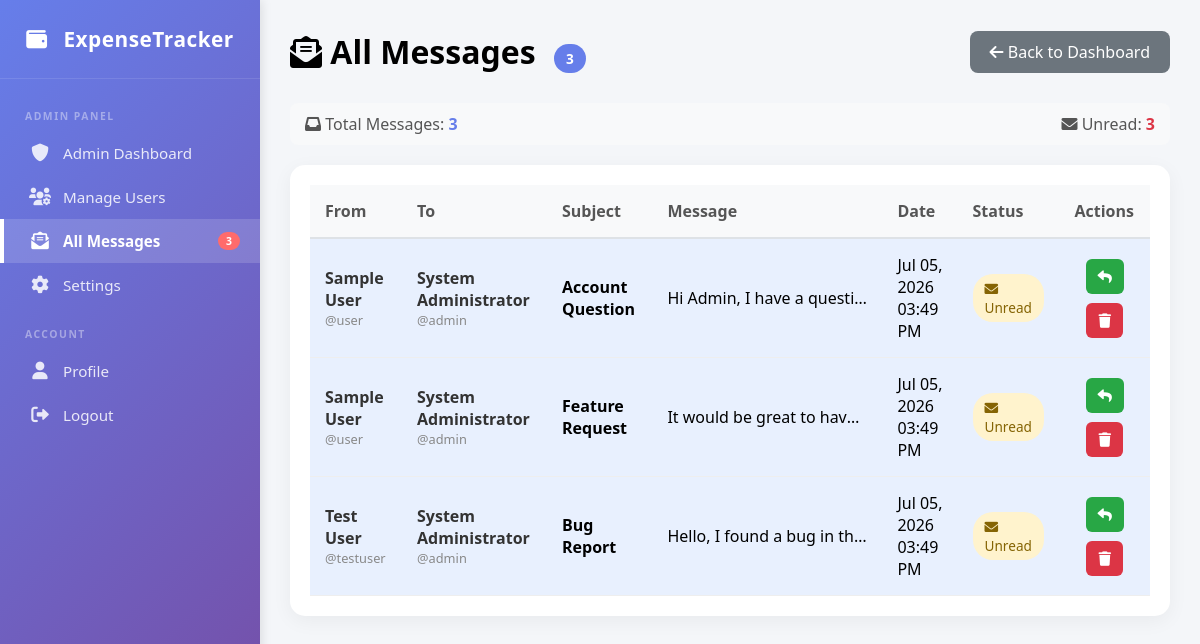
The app's page /admin_messages.php (signed in) with its own data.
### tables this page shows
CREATE TABLE messages (
    id INT PRIMARY KEY AUTO_INCREMENT,
    sender_id INT NOT NULL,
    receiver_id INT NOT NULL,
    subject VARCHAR(255) NOT NULL,
    message TEXT NOT NULL,
    is_read TINYINT DEFAULT 0,
    created_at TIMESTAMP DEFAULT CURRENT_TIMESTAMP,
    FOREIGN KEY (sender_id) REFERENCES users(id) ON DELETE CASCADE,
    FOREIGN KEY (receiver_id) REFERENCES users(id) ON DELETE CASCADE
);

CREATE TABLE users (
    id INT PRIMARY KEY AUTO_INCREMENT,
    username VARCHAR(50) UNIQUE NOT NULL,
    email VARCHAR(100) UNIQUE NOT NULL,
    password VARCHAR(255) NOT NULL,
    full_name VARCHAR(100),
    currency VARCHAR(10) DEFAULT '$',
    role VARCHAR(20) DEFAULT 'user',
    status TINYINT DEFAULT 1,
    avatar VARCHAR(255) DEFAULT NULL,
    last_login DATETIME DEFAULT NULL,
    created_at TIMESTAMP DEFAULT CURRENT_TIMESTAMP
);

### admin_messages.php (the view, shortened to what this page needs)
<?php
require_once 'config.php';
$check_query = "SELECT COUNT(*) as total FROM messages";
$check_result = mysqli_query($conn, $check_query);
$check_row = mysqli_fetch_assoc($check_result);
$total_messages = $check_row['total'];
$unread_query = "SELECT COUNT(*) as count FROM messages WHERE is_read = 0";
$unread_result = mysqli_query($conn, $unread_query);
$unread_row = mysqli_fetch_assoc($unread_result);
$unread_count = $unread_row['count'];
include 'header.php';
include 'sidebar.php';
?>
<div class="admin-header">
    <h1>
        <i class="fas fa-envelope-open-text"></i> All Messages
        <span class="message-count"><?php echo $total_messages; ?></span>
    </h1>
    <a href="admin_dashboard.php" class="btn-back">
        <i class="fas fa-arrow-left"></i> Back to Dashboard
    </a>
</div>
<div class="total-messages">
    <span><i class="fas fa-inbox"></i> Total Messages: <strong><?php echo $total_messages; ?></strong></span>
    <?php if ($total_messages > 0): ?>
        <span>
            <i class="fas fa-envelope"></i> Unread: <strong style="color: #dc3545;"><?php echo $unread_count; ?></strong>
        </span>
    <?php endif; ?>
</div>
<div class="message-table">
    <?php if ($total_messages > 0): ?>
    <table>
        <thead>
            <tr>
                <th class="text-left">From</th>
                <th class="text-left">To</th>
                <th class="text-left">Subject</th>
                <th class="text-left">Message</th>
                <th class="text-left">Date</th>
                <th class="text-left">Status</th>
                <th class="text-center">Actions</th>
            </tr>
        </thead>
        <tbody>
            <?php
            $messages = [];
            if (empty($messages)) {
                $query2 = "SELECT id, sender_id, receiver_id, subject, message, is_read, created_at FROM messages ORDER BY created_at DESC";
                $result2 = mysqli_query($conn, $query2);
                while($row = mysqli_fetch_assoc($result2)) {
                    $messages[] = $row;
                }
            }
            foreach($messages as $msg):
                $sender_name = 'Unknown';
                $sender_username = 'unknown';
                $sender_query = "SELECT username, full_name FROM users WHERE id = " . $msg['sender_id'];
                $sender_result = mysqli_query($conn, $sender_query);
                if($sender_row = mysqli_fetch_assoc($sender_result)) {
                    $sender_name = !empty($sender_row['full_name']) ? $sender_row['full_name'] : $sender_row['username'];
                    $sender_username = $sender_row['username'];
                }
                $receiver_name = 'Unknown';
                $receiver_username = 'unknown';
                $receiver_query = "SELECT username, full_name FROM users WHERE id = " . $msg['receiver_id'];
                $receiver_result = mysqli_query($conn, $receiver_query);
                if($receiver_row = mysqli_fetch_assoc($receiver_result)) {
                    $receiver_name = !empty($receiver_row['full_name']) ? $receiver_row['full_name'] : $receiver_row['username'];
                    $receiver_username = $receiver_row['username'];
                }
                $is_reply = ($msg['sender_id'] == $user_id);
            ?>
            <tr class="<?php echo ($msg['is_read'] == 0) ? 'unread' : ''; ?>">
                <td class="text-left">
                    <div class="sender-info">
                        <span class="name"><?php echo htmlspecialchars($sender_name); ?></span>
                        <span class="username">@<?php echo htmlspecialchars($sender_username); ?></span>
                    </div>
                </td>
                <td class="text-left">
                    <div class="sender-info">
                        <span class="name"><?php echo htmlspecialchars($receiver_name); ?></span>
                        <span class="username">@<?php echo htmlspecialchars($receiver_username); ?></span>
                    </div>
                </td>
                <td class="text-left"><strong><?php echo htmlspecialchars($msg['subject']); ?></strong></td>
                <td class="text-left">
                    <div class="message-preview" title="<?php echo htmlspecialchars($msg['message']); ?>">
                        <?php
                        $msg_text = htmlspecialchars($msg['message']);
                        echo strlen($msg_text) > 50 ? substr($msg_text, 0, 50) . '...' : $msg_text;
                        ?>
                    </div>
                </td>
                <td class="text-left"><?php echo date('M d, Y h:i A', strtotime($msg['created_at'])); ?></td>
                <td class="text-left">
                    <?php if ($msg['is_read'] == 1): ?>
                        <span class="status-badge status-read">
                            <i class="fas fa-check-circle"></i> Read
                        </span>
                    <?php else: ?>
                        <a href="admin_messages.php?read=<?php echo $msg['id']; ?>" class="status-badge status-unread" title="Click to mark as read">
                            <i class="fas fa-envelope"></i> Unread
                        </a>
                    <?php endif; ?>
                </td>
                <td class="text-center">
                    <div style="display: flex; gap: 5px; flex-wrap: wrap; justify-content: center;">
                        <?php if (!$is_reply): ?>
                            <a href="admin_reply.php?id=<?php echo $msg['id']; ?>" class="btn-icon btn-reply" title="Reply to this message">
                                <i class="fas fa-reply"></i>
                            </a>
                        <?php endif; ?>
                        <a href="admin_messages.php?delete=<?php echo $msg['id']; ?>"
                           class="btn-icon btn-delete"
                           title="Delete Message"
                           onclick="return confirm('Are you sure you want to delete this message?')">
                            <i class="fas fa-trash"></i>
                        </a>
                    </div>
                </td>
            </tr>
            <?php endforeach; ?>
        </tbody>
    </table>
    <?php endif; ?>
</div>
<?php include 'footer.php'; ?>

### style.css (style rules this page uses)
* { margin: 0; padding: 0; box-sizing: border-box; }
body { font-family: 'Segoe UI', Tahoma, Geneva, Verdana, sans-serif; background: #f4f6f9; display: flex; min-height: 100vh; }

### admin_messages.php (style rules this page uses)
.admin-header { display: flex; justify-content: space-between; align-items: center; margin-bottom: 30px; }
.admin-header h1 { margin: 0; }
.message-table { background: white; border-radius: 15px; padding: 20px; box-shadow: 0 5px 20px rgba(0,0,0,0.05); overflow-x: auto; }
.message-table table { width: 100%; border-collapse: collapse; }
.message-table th { background: #f8f9fa; padding: 15px; text-align: left; font-weight: 600; color: #555; border-bottom: 2px solid #dee2e6; }
.message-table td { padding: 15px; border-bottom: 1px solid #eee; vertical-align: middle; }
.message-table tr.unread { background: #e8f0fe; }
.status-badge { padding: 5px 12px; border-radius: 20px; font-size: 0.85rem; font-weight: 500; display: inline-block; cursor: pointer; transition: all 0.3s; text-decoration: none; }
.status-unread { background: #fff3cd; color: #856404; }
.btn-icon { padding: 8px 12px; border: none; border-radius: 6px; cursor: pointer; font-size: 0.9rem; transition: all 0.3s; text-decoration: none; display: inline-block; margin: 2px; }
.btn-reply { background: #28a745; color: white; }
.btn-delete { background: #dc3545; color: white; }
.message-preview { max-width: 200px; overflow: hidden; text-overflow: ellipsis; white-space: nowrap; }
.btn-back { background: #6c757d; color: white; padding: 10px 20px; border-radius: 8px; text-decoration: none; display: inline-block; }
.message-count { background: #667eea; color: white; padding: 5px 12px; border-radius: 20px; font-size: 0.85rem; font-weight: 600; margin-left: 10px; }
.total-messages { margin-bottom: 20px; padding: 10px 15px; background: #f8f9fa; border-radius: 8px; display: flex; justify-content: space-between; align-items: center; flex-wrap: wrap; }
.total-messages span { color: #555; }
.total-messages strong { color: #667eea; }
.sender-info { display: flex; flex-direction: column; }
.sender-info .name { font-weight: 600; color: #333; }
.sender-info .username { font-size: 0.8rem; color: #888; }
.text-left { text-align: left; }
.text-center { text-align: center; }

### records on screen
messages: sender.full_name "Sample User", sender.username "user", receiver.full_name "System Administrator", receiver.username "admin", subject "Account Question", message "Hi Admin, I have a questi…", created_at "Jul 05, 2026 03:49 PM"
messages: sender.full_name "Sample User", sender.username "user", receiver.full_name "System Administrator", receiver.username "admin", subject "Feature Request", message "It would be great to hav…", created_at "Jul 05, 2026 03:49 PM"
messages: sender.full_name "Test User", sender.username "testuser", receiver.full_name "System Administrator", receiver.username "admin", subject "Bug Report", message "Hello, I found a bug in th…", created_at "Jul 05, 2026 03:49 PM"

### other values on screen
$unread_row['count'] "3"
$total_messages "3"
$unread_count "3"
